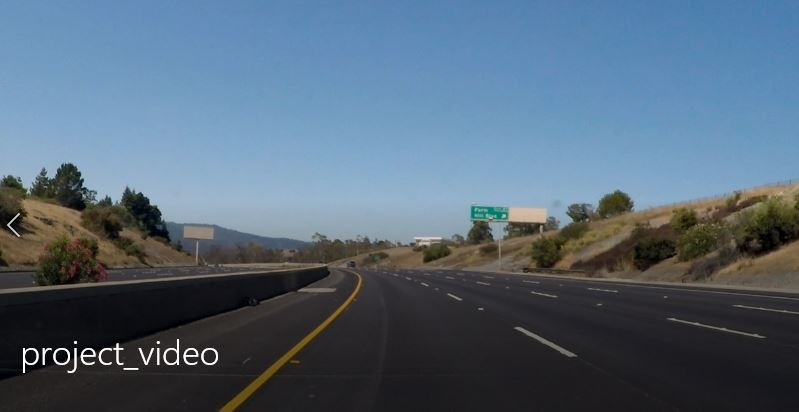
#> input picture ch05/road.jpg, 799 x 412 px
$ python image_crop.py
#> lines starting #> are read from the running program, lines starting #| are printed output that depends on the picture
# Import packages
import cv2
import numpy as np

img = cv2.imread('road.jpg') # 412 x 799
#> img is the input picture: shape (412, 799, 3); mean B, G, R 120.2, 103.4, 84.9
# print(img.shape) # Print image shape
img_width = img.shape[1]
#> img_width = 799
img_height = img.shape[0]
#> img_height = 412

#412중에서 2/3부분 799
crop_pos_y = (img_height // 3) * 2
#> crop_pos_y = 274
crop_pos_x = img_height
#> crop_pos_x = 412

cv2.imshow("original", img)

# Cropping an image
# 앞에 값이 [height범위 H:H , wdith w:w]
cropped_image = img[crop_pos_y:img_height-1, 200:img_width-100]
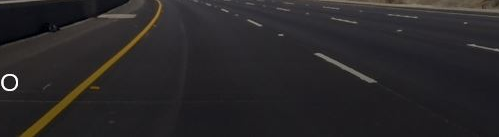
#> cropped_image: shape (137, 499, 3); mean B, G, R 40.2, 38.9, 41.3
#cropped_image = img[80:280, 150:330]

# Display cropped image
cv2.imshow("cropped", cropped_image)

# Save the cropped image
cv2.imwrite("Cropped Image.jpg", cropped_image)

cv2.waitKey(0)
cv2.destroyAllWindows()

$ run again, with ch05/namecard.jpg copied over ch05/road.jpg
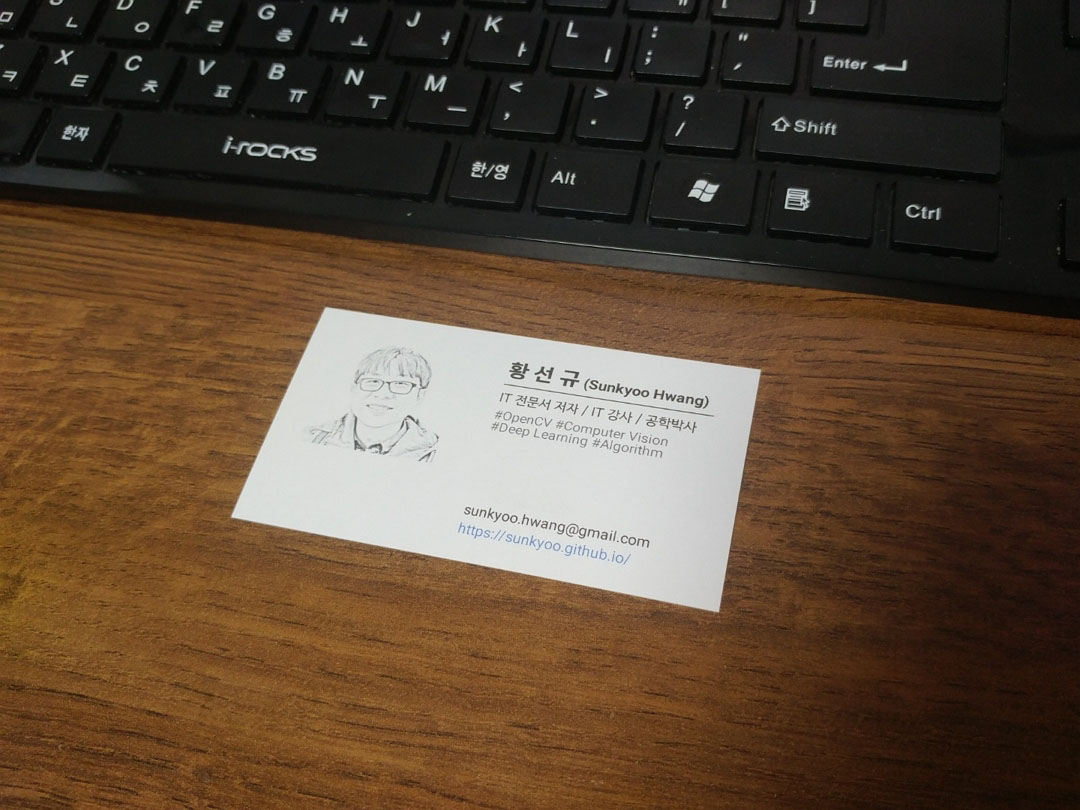
#> input picture ch05/namecard.jpg, 1080 x 810 px
#> img is the input picture: shape (810, 1080, 3); mean B, G, R 53.2, 71.1, 90.7
#> `cropped_image = img[crop_pos_y:img_height-1, 200:img_width-100]`:
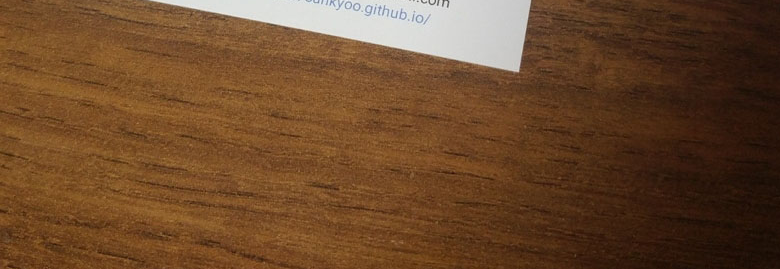
#> cropped_image: shape (269, 780, 3); mean B, G, R 43.9, 73.2, 108.2
